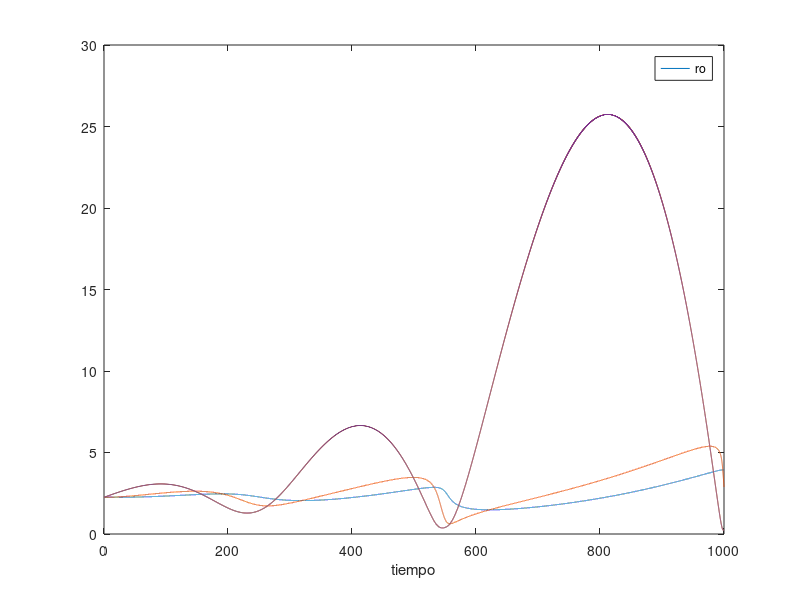

The MATLAB source for this figure:
function rodoc2
tiemporango=[0 1000];
valoresiniciales=[2.25; 2.25; 2.25; 2.25]; %valores iniciales para densidad 
[v,f]=ode45(@rodos, tiemporango, valoresiniciales);
plot(v,f);
v
f
xlabel('tiempo')
legend('ro')
end

function vectorode =rodos(v, vectorvariablesdep)
%definicion de variables dependientes
rocm1=vectorvariablesdep(1);
rocm2=vectorvariablesdep(2);
rocm3=vectorvariablesdep(3);
rocm4=vectorvariablesdep(4);
%ecuaciones algebraicas
D=0.8;
L=0.25;
so=0.019;
roext=0.85*2.74;
alfacm1=acos((rocm1*(D+so)-rocm1*so)/(rocm1*D));
alfacm2=acos((rocm2*(D+so)-rocm1*so)/(rocm2*D));
alfacm3=acos((rocm3*(D+so)-rocm1*so)/(rocm3*D));
alfacm4=acos((rocm3*(D+so)-rocm1*so)/(rocm4*D));
%alfacm=7.5842*pi/180;
A1=L*(so+D*(1-cos(alfacm1)));
A2=L*(so+D*(1-cos(alfacm2)));
A3=L*(so+D*(1-cos(alfacm3)));
A4=L*(so+D*(1-cos(alfacm4)));
V1=0.67*cos(alfacm1);
V2=0.67*cos(alfacm2);
V3=0.67*cos(alfacm3);
V4=0.67*cos(alfacm4);
%definicion ecuaciones diferenciales
dfadv1=(3600*V2*A2*rocm2-3600*V1*A1*rocm1)/30;
%dfadv2=(26.68-3600*V2*A2*rocm2)/31;
dfadv2=(3600*V3*A3*rocm3-3600*V2*A2*rocm2)/31;
%dfadv3=(26.68-3600*V3*A3*rocm3)/32;
dfadv3=(3600*V4*A4*rocm4-3600*V3*A3*rocm3)/31;
dfadv4=(26.68-3600*V4*A4*rocm4)/33;

vectorode=[dfadv1; dfadv2; dfadv3; dfadv4];
end